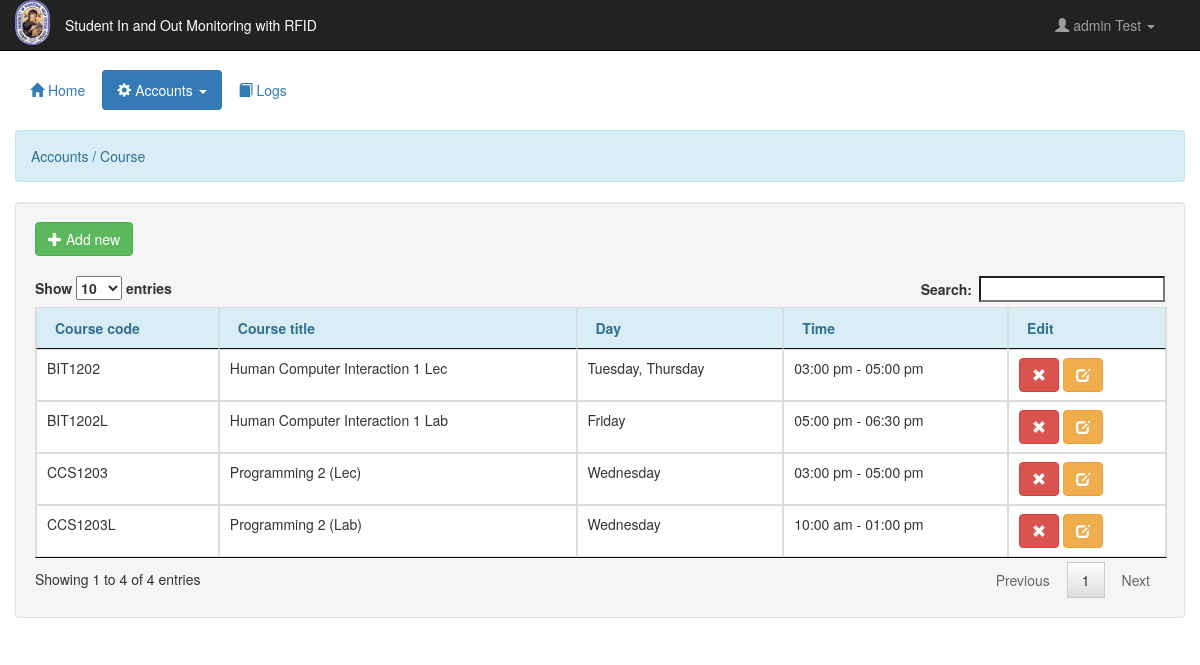
Page /admin/course.php (signed in) on the committed database.
### tables this page shows
CREATE TABLE `course` (
  `coursecode` varchar(255) NOT NULL,
  `coursetitle` varchar(255) NOT NULL,
  `day` varchar(255) NOT NULL,
  `starttime` time NOT NULL,
  `endtime` time NOT NULL
);

### admin/account.php (called while the page is built)
<?php
	require_once 'connect.php';
	$q_adminname = $conn->query("SELECT * FROM `admin` WHERE `admin_id` = '$_SESSION[admin_id]'") or die(mysqli_error());
	$f_adminname = $q_adminname->fetch_array();
	$admin_name = $f_adminname['firstname']." ".$f_adminname['lastname'];

### admin/course.php (the view, shortened to what this page needs)
<!DOCTYPE html>
<?php
	require_once 'account.php';
?>
<html lang = "eng">
	<head>
		<link rel = "stylesheet" href = "css/bootstrap.css" />
		<link rel = "stylesheet" href = "css/jquery.dataTables.css" />
	</head>
	<body>
		<nav class = "navbar navbar-inverse navbar-fixed-top">
			<div class = "container-fluid">
				<div class = "navbar-header">
					<img src = "../Pictures/perps-logo.png" width = "35px" height = "45px"/>
					<p class = "navbar-text pull-right">Student In and Out Monitoring with RFID</p>
				</div>
				<ul class = "nav navbar-nav navbar-right">
					<li class = "dropdown">
						<a href = "#" class = "dropdown-toggle" data-toggle = "dropdown"><i class = "glyphicon glyphicon-user"></i> <?php echo htmlentities($admin_name)?> <b class = "caret"></b></a>
					</li>
				</ul>
			</div>
		</nav>
		<div class = "container-fluid" style = "margin-top:70px;">
			<ul class = "nav nav-pills">
				<li><a href = "home.php"><span class = "glyphicon glyphicon-home"></span> Home</a></li>
				<li class = "dropdown active">
					<a class = "dropdown-toggle" data-toggle = "dropdown" href = "#"><span class = "glyphicon glyphicon-cog"></span> Accounts <span class = "caret"></span></a>
				</li>
				<li><a href = "record.php"><span class = "glyphicon glyphicon-book"></span> Logs</a></li>
			</ul>
			<br />
			<div class = "alert alert-info">Accounts / Course</div>
			<div class = "well col-lg-12">
				<button class = "btn btn-success" type = "button" href = "#" data-toggle = "modal" data-target = "#add_course"><span class = "glyphicon glyphicon-plus"></span> Add new </button>
				<br />
				<br />
				<table id = "table" class = "table table-bordered">
					<thead class = "alert-info">
						<tr>
							<th>Course code</th>
							<th>Course title</th>
							<th>Day</th>
							<th>Time</th>
                            <th>Edit</th>
						</tr>
					</thead>
					<tbody>
						<?php
							$q_course = $conn->query("SELECT * FROM `course`") or die(mysqli_error());
							while($f_course = $q_course->fetch_array()){
						?>
					<tr>
							<td><?php echo $f_course['coursecode']?></td>
							<td><?php echo $f_course['coursetitle']?></td>
							<td>
								<?php
									if (!empty($f_course['day'])) {
										echo "" . implode(", ", explode("|", $f_course['day']));
									} else {
										echo "No days selected";
									}
								?>
							</td>
							<td><?php echo date("h:i a", strtotime($f_course['starttime'])) . ' - ' . date("h:i a", strtotime($f_course['endtime'])) ?></td>
							<td><a class = "btn btn-danger rcoursecode" name = "<?php echo $f_course['coursecode']?>" href = "#" data-toggle = "modal" data-target = "#delete"><span class = "glyphicon glyphicon-remove"></span></a> <a class = "btn btn-warning  ecoursecode" name = "<?php echo $f_course['coursecode']?>" href = "#" data-toggle = "modal" data-target = "#edit_course"><span class = "glyphicon glyphicon-edit"></span></a></td>
						</tr>
						<?php
							}
						?>
					</tbody>
				</table>
			</div>
			<br />
			<br />
			<br />
		</div>
	</body>
</html>

### rows in the picture
course: coursecode "BIT1202L", coursetitle "Human Computer Interaction 1 Lab", day "Friday", starttime "05:00 pm", endtime "06:30 pm"
course: coursecode "BIT1202", coursetitle "Human Computer Interaction 1 Lec", day "Tuesday, Thursday", starttime "03:00 pm", endtime "05:00 pm"
course: coursecode "CCS1203L", coursetitle "Programming 2 (Lab)", day "Wednesday", starttime "10:00 am", endtime "01:00 pm"
course: coursecode "CCS1203", coursetitle "Programming 2 (Lec)", day "Wednesday", starttime "03:00 pm", endtime "05:00 pm"

### other values in the picture
$admin_name "admin Test"
